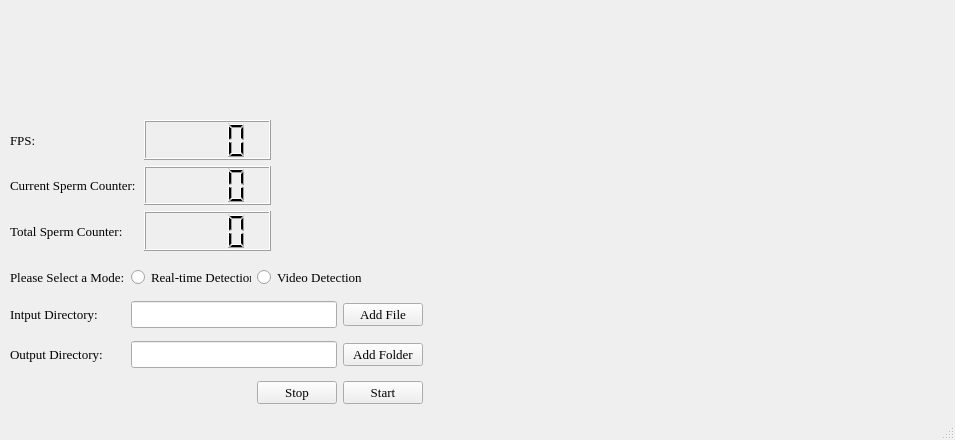
<?xml version="1.0" encoding="UTF-8"?>
<ui version="4.0">
 <class>MainWindow</class>
 <widget class="QMainWindow" name="MainWindow">
  <property name="geometry">
   <rect>
    <x>0</x>
    <y>0</y>
    <width>955</width>
    <height>440</height>
   </rect>
  </property>
  <property name="windowTitle">
   <string>An Intelligent System for Slection of Healthy Sperms</string>
  </property>
  <property name="layoutDirection">
   <enum>Qt::LeftToRight</enum>
  </property>
  <widget class="QWidget" name="centralwidget">
   <widget class="QLabel" name="label_movie">
    <property name="geometry">
     <rect>
      <x>0</x>
      <y>0</y>
      <width>421</width>
      <height>111</height>
     </rect>
    </property>
    <property name="text">
     <string/>
    </property>
   </widget>
   <widget class="QLabel" name="label_show_image">
    <property name="geometry">
     <rect>
      <x>432</x>
      <y>11</y>
      <width>512</width>
      <height>384</height>
     </rect>
    </property>
    <property name="layoutDirection">
     <enum>Qt::LeftToRight</enum>
    </property>
    <property name="autoFillBackground">
     <bool>true</bool>
    </property>
    <property name="text">
     <string/>
    </property>
    <property name="textFormat">
     <enum>Qt::AutoText</enum>
    </property>
   </widget>
   <widget class="QWidget" name="layoutWidget">
    <property name="geometry">
     <rect>
      <x>10</x>
      <y>120</y>
      <width>261</width>
      <height>131</height>
     </rect>
    </property>
    <layout class="QGridLayout" name="gridLayout_2">
     <item row="2" column="0">
      <widget class="QLabel" name="label_3">
       <property name="font">
        <font>
         <family>Times New Roman</family>
         <pointsize>10</pointsize>
        </font>
       </property>
       <property name="text">
        <string>Total Sperm Counter:</string>
       </property>
      </widget>
     </item>
     <item row="0" column="0">
      <widget class="QLabel" name="label_1">
       <property name="font">
        <font>
         <family>Times New Roman</family>
         <pointsize>10</pointsize>
        </font>
       </property>
       <property name="autoFillBackground">
        <bool>false</bool>
       </property>
       <property name="text">
        <string>FPS:</string>
       </property>
      </widget>
     </item>
     <item row="1" column="0">
      <widget class="QLabel" name="label_2">
       <property name="font">
        <font>
         <family>Times New Roman</family>
         <pointsize>10</pointsize>
        </font>
       </property>
       <property name="text">
        <string>Current Sperm Counter:</string>
       </property>
      </widget>
     </item>
     <item row="0" column="1">
      <widget class="QLCDNumber" name="lcdNumber_1">
       <property name="maximumSize">
        <size>
         <width>201</width>
         <height>16777215</height>
        </size>
       </property>
       <property name="font">
        <font>
         <family>Times New Roman</family>
         <pointsize>12</pointsize>
        </font>
       </property>
       <property name="layoutDirection">
        <enum>Qt::LeftToRight</enum>
       </property>
       <property name="smallDecimalPoint">
        <bool>false</bool>
       </property>
       <property name="digitCount">
        <number>4</number>
       </property>
       <property name="mode">
        <enum>QLCDNumber::Dec</enum>
       </property>
       <property name="segmentStyle">
        <enum>QLCDNumber::Filled</enum>
       </property>
      </widget>
     </item>
     <item row="1" column="1">
      <widget class="QLCDNumber" name="lcdNumber_2">
       <property name="font">
        <font>
         <family>Times New Roman</family>
         <pointsize>12</pointsize>
        </font>
       </property>
       <property name="digitCount">
        <number>4</number>
       </property>
      </widget>
     </item>
     <item row="2" column="1">
      <widget class="QLCDNumber" name="lcdNumber_3">
       <property name="font">
        <font>
         <family>Times New Roman</family>
         <pointsize>12</pointsize>
        </font>
       </property>
       <property name="digitCount">
        <number>4</number>
       </property>
      </widget>
     </item>
    </layout>
   </widget>
   <widget class="QWidget" name="layoutWidget">
    <property name="geometry">
     <rect>
      <x>10</x>
      <y>260</y>
      <width>413</width>
      <height>151</height>
     </rect>
    </property>
    <layout class="QGridLayout" name="gridLayout">
     <item row="2" column="3">
      <widget class="QPushButton" name="pushButton_2">
       <property name="font">
        <font>
         <family>Times New Roman</family>
         <pointsize>10</pointsize>
        </font>
       </property>
       <property name="text">
        <string>Add Folder</string>
       </property>
      </widget>
     </item>
     <item row="3" column="3">
      <widget class="QPushButton" name="pushButton_4">
       <property name="font">
        <font>
         <family>Times New Roman</family>
         <pointsize>10</pointsize>
        </font>
       </property>
       <property name="text">
        <string>Start</string>
       </property>
      </widget>
     </item>
     <item row="2" column="1" colspan="2">
      <widget class="QLineEdit" name="lineEdit_2">
       <property name="font">
        <font>
         <family>Times New Roman</family>
         <pointsize>12</pointsize>
        </font>
       </property>
      </widget>
     </item>
     <item row="2" column="0">
      <widget class="QLabel" name="label_6">
       <property name="font">
        <font>
         <family>Times New Roman</family>
         <pointsize>10</pointsize>
        </font>
       </property>
       <property name="text">
        <string>Output Directory:</string>
       </property>
      </widget>
     </item>
     <item row="1" column="1" colspan="2">
      <widget class="QLineEdit" name="lineEdit_1">
       <property name="font">
        <font>
         <family>Times New Roman</family>
         <pointsize>12</pointsize>
        </font>
       </property>
      </widget>
     </item>
     <item row="0" column="0">
      <widget class="QLabel" name="label_4">
       <property name="font">
        <font>
         <family>Times New Roman</family>
         <pointsize>10</pointsize>
        </font>
       </property>
       <property name="text">
        <string>Please Select a Mode:</string>
       </property>
      </widget>
     </item>
     <item row="0" column="1">
      <widget class="QRadioButton" name="radioButton_1">
       <property name="font">
        <font>
         <family>Times New Roman</family>
         <pointsize>10</pointsize>
        </font>
       </property>
       <property name="text">
        <string>Real-time Detection</string>
       </property>
      </widget>
     </item>
     <item row="1" column="0">
      <widget class="QLabel" name="label_5">
       <property name="font">
        <font>
         <family>Times New Roman</family>
         <pointsize>10</pointsize>
        </font>
       </property>
       <property name="text">
        <string>Intput Directory:</string>
       </property>
      </widget>
     </item>
     <item row="1" column="3">
      <widget class="QPushButton" name="pushButton_1">
       <property name="font">
        <font>
         <family>Times New Roman</family>
         <pointsize>10</pointsize>
        </font>
       </property>
       <property name="text">
        <string>Add File</string>
       </property>
      </widget>
     </item>
     <item row="3" column="2">
      <widget class="QPushButton" name="pushButton_3">
       <property name="font">
        <font>
         <family>Times New Roman</family>
         <pointsize>10</pointsize>
        </font>
       </property>
       <property name="text">
        <string>Stop</string>
       </property>
      </widget>
     </item>
     <item row="3" column="0" colspan="2" alignment="Qt::AlignHCenter">
      <widget class="QLabel" name="label_7">
       <property name="font">
        <font>
         <family>Times New Roman</family>
         <pointsize>10</pointsize>
        </font>
       </property>
       <property name="text">
        <string/>
       </property>
      </widget>
     </item>
     <item row="0" column="2" colspan="2">
      <widget class="QRadioButton" name="radioButton_2">
       <property name="font">
        <font>
         <family>Times New Roman</family>
         <pointsize>10</pointsize>
        </font>
       </property>
       <property name="text">
        <string>Video Detection</string>
       </property>
      </widget>
     </item>
    </layout>
   </widget>
  </widget>
  <widget class="QMenuBar" name="menubar">
   <property name="geometry">
    <rect>
     <x>0</x>
     <y>0</y>
     <width>955</width>
     <height>21</height>
    </rect>
   </property>
  </widget>
  <widget class="QStatusBar" name="statusbar"/>
 </widget>
 <resources/>
 <connections/>
</ui>
